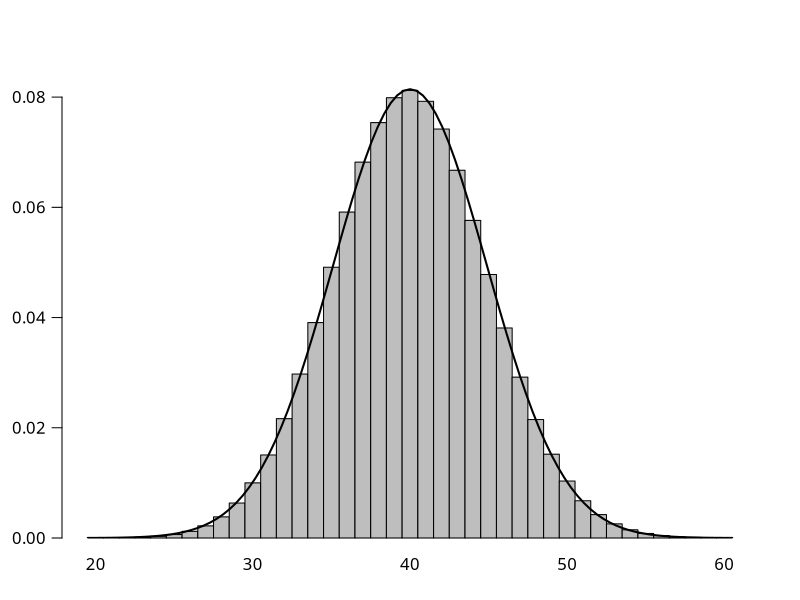

Generate this figure with R:
quartz(type="pdf", file="dbinom_normal2.pdf", width=7, height=4)
par(family="HiraKakuProN-W3")
par(mgp=c(2,0.8,0)) # title and axis margins. default: c(3,1,0)
par(mar=c(3,3,2,2)+0.1) # bottom, left, top, right margins. default: c(5,4,4,2)+0.1
# barplot(dbinom(30:70,100,0.5), space=0, ylim=c(0,0.08), las=1,
#         names.arg=c(30,rep("",9),40,rep("",9),50,rep("",9),60,rep("",9),70))
# curve(dnorm(x, 20.5, sqrt(25)), lwd=2, add=TRUE)
barplot(dbinom(20:60,100,0.4), space=0, ylim=c(0,0.09), las=1,
        names.arg=c(20,rep("",9),30,rep("",9),40,rep("",9),50,rep("",9),60))
curve(dnorm(x, 20.5, sqrt(100*0.6*0.4)), lwd=2, add=TRUE)
dev.off()
